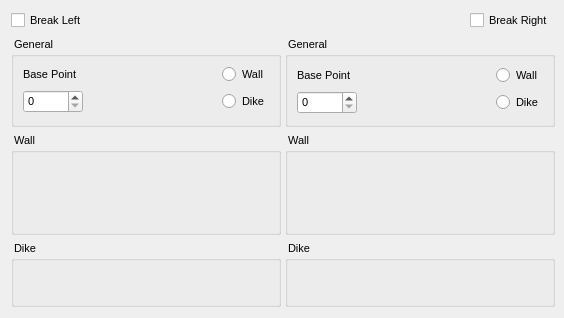
<?xml version="1.0" encoding="UTF-8"?>
<ui version="4.0">
 <class>break_params</class>
 <widget class="QWidget" name="break_params">
  <property name="geometry">
   <rect>
    <x>0</x>
    <y>0</y>
    <width>564</width>
    <height>316</height>
   </rect>
  </property>
  <property name="minimumSize">
   <size>
    <width>564</width>
    <height>0</height>
   </size>
  </property>
  <property name="windowTitle">
   <string>Form</string>
  </property>
  <layout class="QGridLayout" name="gridLayout_5">
   <item row="0" column="0" colspan="2">
    <layout class="QHBoxLayout" name="horizontalLayout_7">
     <item>
      <widget class="QCheckBox" name="break_left_check">
       <property name="font">
        <font>
         <pointsize>8</pointsize>
         <weight>50</weight>
         <bold>false</bold>
        </font>
       </property>
       <property name="text">
        <string>Break Left</string>
       </property>
       <property name="icon">
        <iconset resource="../resources/hydroxygen.qrc">
         <normaloff>:/hydro/Insert_Object</normaloff>:/hydro/Insert_Object</iconset>
       </property>
      </widget>
     </item>
     <item>
      <spacer name="horizontalSpacer_7">
       <property name="orientation">
        <enum>Qt::Horizontal</enum>
       </property>
       <property name="sizeHint" stdset="0">
        <size>
         <width>40</width>
         <height>20</height>
        </size>
       </property>
      </spacer>
     </item>
     <item>
      <widget class="QCheckBox" name="break_right_check">
       <property name="font">
        <font>
         <pointsize>8</pointsize>
         <weight>50</weight>
         <bold>false</bold>
        </font>
       </property>
       <property name="text">
        <string>Break Right</string>
       </property>
       <property name="icon">
        <iconset resource="../resources/hydroxygen.qrc">
         <normaloff>:/hydro/Insert_Object</normaloff>:/hydro/Insert_Object</iconset>
       </property>
      </widget>
     </item>
    </layout>
   </item>
   <item row="1" column="0">
    <widget class="QGroupBox" name="general_left_box">
     <property name="sizePolicy">
      <sizepolicy hsizetype="Expanding" vsizetype="Preferred">
       <horstretch>0</horstretch>
       <verstretch>0</verstretch>
      </sizepolicy>
     </property>
     <property name="minimumSize">
      <size>
       <width>270</width>
       <height>90</height>
      </size>
     </property>
     <property name="maximumSize">
      <size>
       <width>16777215</width>
       <height>16777215</height>
      </size>
     </property>
     <property name="font">
      <font>
       <pointsize>8</pointsize>
       <weight>50</weight>
       <bold>false</bold>
      </font>
     </property>
     <property name="title">
      <string> General </string>
     </property>
     <layout class="QGridLayout" name="gridLayout_2">
      <item row="0" column="0">
       <widget class="QLabel" name="label_5">
        <property name="toolTip">
         <string>index of the point, which represents right base  of a technical floodprotection measure, e.g. dike or floodwall [optional, if it is not set, no dike-/wall-break calculation is possible]</string>
        </property>
        <property name="text">
         <string>Base Point</string>
        </property>
       </widget>
      </item>
      <item row="0" column="2">
       <widget class="QRadioButton" name="wall_left_radio">
        <property name="text">
         <string>Wall</string>
        </property>
       </widget>
      </item>
      <item row="1" column="0">
       <widget class="QSpinBox" name="break_point_left">
        <property name="minimumSize">
         <size>
          <width>60</width>
          <height>0</height>
         </size>
        </property>
       </widget>
      </item>
      <item row="1" column="2">
       <widget class="QRadioButton" name="dike_left_radio">
        <property name="text">
         <string>Dike</string>
        </property>
       </widget>
      </item>
      <item row="1" column="1">
       <spacer name="horizontalSpacer_6">
        <property name="orientation">
         <enum>Qt::Horizontal</enum>
        </property>
        <property name="sizeHint" stdset="0">
         <size>
          <width>40</width>
          <height>20</height>
         </size>
        </property>
       </spacer>
      </item>
     </layout>
    </widget>
   </item>
   <item row="1" column="1">
    <widget class="QGroupBox" name="general_right_box">
     <property name="sizePolicy">
      <sizepolicy hsizetype="Expanding" vsizetype="Preferred">
       <horstretch>0</horstretch>
       <verstretch>0</verstretch>
      </sizepolicy>
     </property>
     <property name="minimumSize">
      <size>
       <width>270</width>
       <height>90</height>
      </size>
     </property>
     <property name="maximumSize">
      <size>
       <width>16777215</width>
       <height>16777215</height>
      </size>
     </property>
     <property name="font">
      <font>
       <pointsize>8</pointsize>
       <weight>50</weight>
       <bold>false</bold>
      </font>
     </property>
     <property name="title">
      <string> General </string>
     </property>
     <layout class="QGridLayout" name="gridLayout">
      <item row="0" column="0">
       <widget class="QLabel" name="label_6">
        <property name="minimumSize">
         <size>
          <width>60</width>
          <height>20</height>
         </size>
        </property>
        <property name="toolTip">
         <string>index of the point, which represents right base of a technical floodprotection measure, e.g. dike or floodwall [optional, if it is not set, no dike-/wall-break calculation is possible]</string>
        </property>
        <property name="text">
         <string>Base Point</string>
        </property>
       </widget>
      </item>
      <item row="0" column="2">
       <widget class="QRadioButton" name="wall_right_radio">
        <property name="minimumSize">
         <size>
          <width>40</width>
          <height>20</height>
         </size>
        </property>
        <property name="maximumSize">
         <size>
          <width>60</width>
          <height>20</height>
         </size>
        </property>
        <property name="text">
         <string>Wall</string>
        </property>
       </widget>
      </item>
      <item row="1" column="0">
       <widget class="QSpinBox" name="break_point_right">
        <property name="minimumSize">
         <size>
          <width>60</width>
          <height>0</height>
         </size>
        </property>
       </widget>
      </item>
      <item row="1" column="2">
       <widget class="QRadioButton" name="dike_right_radio">
        <property name="maximumSize">
         <size>
          <width>60</width>
          <height>20</height>
         </size>
        </property>
        <property name="text">
         <string>Dike</string>
        </property>
       </widget>
      </item>
      <item row="1" column="1">
       <spacer name="horizontalSpacer_5">
        <property name="orientation">
         <enum>Qt::Horizontal</enum>
        </property>
        <property name="sizeHint" stdset="0">
         <size>
          <width>40</width>
          <height>20</height>
         </size>
        </property>
       </spacer>
      </item>
     </layout>
    </widget>
   </item>
   <item row="2" column="0">
    <widget class="QGroupBox" name="wall_left_box">
     <property name="sizePolicy">
      <sizepolicy hsizetype="Expanding" vsizetype="Preferred">
       <horstretch>0</horstretch>
       <verstretch>0</verstretch>
      </sizepolicy>
     </property>
     <property name="minimumSize">
      <size>
       <width>270</width>
       <height>102</height>
      </size>
     </property>
     <property name="font">
      <font>
       <pointsize>8</pointsize>
       <weight>50</weight>
       <bold>false</bold>
      </font>
     </property>
     <property name="title">
      <string> Wall </string>
     </property>
     <layout class="QVBoxLayout" name="verticalLayout">
      <property name="spacing">
       <number>6</number>
      </property>
      <property name="margin">
       <number>9</number>
      </property>
      <item>
       <widget class="Sys_Member_Dbl_BaseWid" name="wall_resistance_left" native="true">
        <property name="minimumSize">
         <size>
          <width>250</width>
          <height>30</height>
         </size>
        </property>
       </widget>
      </item>
      <item>
       <widget class="Sys_Member_Dbl_BaseWid" name="abrupt_breach_open_left" native="true">
        <property name="minimumSize">
         <size>
          <width>250</width>
          <height>30</height>
         </size>
        </property>
       </widget>
      </item>
     </layout>
    </widget>
   </item>
   <item row="2" column="1">
    <widget class="QGroupBox" name="wall_right_box">
     <property name="sizePolicy">
      <sizepolicy hsizetype="Expanding" vsizetype="Preferred">
       <horstretch>0</horstretch>
       <verstretch>0</verstretch>
      </sizepolicy>
     </property>
     <property name="minimumSize">
      <size>
       <width>270</width>
       <height>102</height>
      </size>
     </property>
     <property name="font">
      <font>
       <pointsize>8</pointsize>
       <weight>50</weight>
       <bold>false</bold>
      </font>
     </property>
     <property name="title">
      <string> Wall </string>
     </property>
     <layout class="QVBoxLayout" name="verticalLayout_2">
      <property name="spacing">
       <number>6</number>
      </property>
      <property name="margin">
       <number>9</number>
      </property>
      <item>
       <widget class="Sys_Member_Dbl_BaseWid" name="wall_resistance_right" native="true">
        <property name="minimumSize">
         <size>
          <width>250</width>
          <height>30</height>
         </size>
        </property>
       </widget>
      </item>
      <item>
       <widget class="Sys_Member_Dbl_BaseWid" name="abrupt_breach_open_right" native="true">
        <property name="minimumSize">
         <size>
          <width>250</width>
          <height>30</height>
         </size>
        </property>
       </widget>
      </item>
     </layout>
    </widget>
   </item>
   <item row="3" column="0">
    <widget class="QGroupBox" name="dike_left_box">
     <property name="sizePolicy">
      <sizepolicy hsizetype="Expanding" vsizetype="Preferred">
       <horstretch>0</horstretch>
       <verstretch>0</verstretch>
      </sizepolicy>
     </property>
     <property name="minimumSize">
      <size>
       <width>270</width>
       <height>6</height>
      </size>
     </property>
     <property name="font">
      <font>
       <pointsize>8</pointsize>
       <weight>50</weight>
       <bold>false</bold>
      </font>
     </property>
     <property name="title">
      <string> Dike </string>
     </property>
     <layout class="QVBoxLayout" name="verticalLayout_3">
      <property name="spacing">
       <number>6</number>
      </property>
      <property name="margin">
       <number>9</number>
      </property>
      <item>
       <widget class="Sys_Member_Dbl_BaseWid" name="critical_velocity_left" native="true">
        <property name="minimumSize">
         <size>
          <width>250</width>
          <height>30</height>
         </size>
        </property>
       </widget>
      </item>
     </layout>
    </widget>
   </item>
   <item row="3" column="1">
    <widget class="QGroupBox" name="dike_right_box">
     <property name="sizePolicy">
      <sizepolicy hsizetype="Expanding" vsizetype="Preferred">
       <horstretch>0</horstretch>
       <verstretch>0</verstretch>
      </sizepolicy>
     </property>
     <property name="minimumSize">
      <size>
       <width>270</width>
       <height>66</height>
      </size>
     </property>
     <property name="font">
      <font>
       <pointsize>8</pointsize>
       <weight>50</weight>
       <bold>false</bold>
      </font>
     </property>
     <property name="title">
      <string> Dike </string>
     </property>
     <layout class="QVBoxLayout" name="verticalLayout_4">
      <property name="spacing">
       <number>6</number>
      </property>
      <property name="margin">
       <number>9</number>
      </property>
      <item>
       <widget class="Sys_Member_Dbl_BaseWid" name="critical_velocity_right" native="true">
        <property name="minimumSize">
         <size>
          <width>250</width>
          <height>30</height>
         </size>
        </property>
       </widget>
      </item>
     </layout>
    </widget>
   </item>
  </layout>
 </widget>
 <customwidgets>
  <customwidget>
   <class>Sys_Member_Dbl_BaseWid</class>
   <extends>QWidget</extends>
   <header>Sys_Member_Dbl_BaseWid.h</header>
   <container>1</container>
  </customwidget>
 </customwidgets>
 <resources>
  <include location="../resources/hydroxygen.qrc"/>
 </resources>
 <connections/>
</ui>
